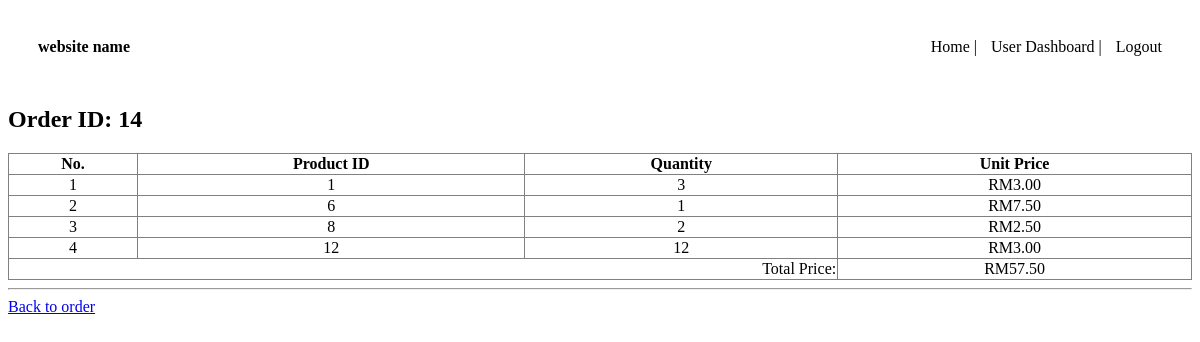
/order_view.php?order_ID=14 (signed in), run on the app's committed database.
### tables this page shows
CREATE TABLE `order_product` (
  `order_product_ID` int(11) NOT NULL,
  `order_ID` int(11) NOT NULL,
  `product_ID` int(11) NOT NULL,
  `quantity` int(11) NOT NULL,
  `unit_price` decimal(10,2) NOT NULL
);

### order_view.php (the view, shortened to what this page needs)
<?php
require("header.php");
$currencySymbol = "RM";
$total_price = 0;
?>
<!DOCTYPE html>
<html>
<head>
</head>
<body>
    <h2>Order ID: <?php echo $_REQUEST['order_ID'] ?></h2>
    <table width="100%" border="1" style="border-collapse:collapse;">
        <thead>
            <tr>
                <th><strong>No.</strong></th>
                <th><strong>Product ID</strong></th>
                <th><strong>Quantity</strong></th>
                <th><strong>Unit Price</strong></th>
            </tr>
        </thead>
        <tbody>
        <?php
            if(isset($_GET['order_ID'])) {
                $count = 1;
                $order_ID = $_GET['order_ID'];
                $sel_query = "SELECT * FROM order_product WHERE order_ID ='". $order_ID . "';";
                $result = mysqli_query($con, $sel_query) or die ( mysqli_error($con));
                while($row = mysqli_fetch_assoc($result)) {
                ?>
                    <tr>
                        <td align="center"><?php echo $count; ?></td>
                        <td align="center"><?php echo $row['order_product_ID']; ?></td>
                        <td align="center"><?php echo $row['quantity']; ?></td>
                        <td align="center"><?php echo $currencySymbol . $row['unit_price']; ?></td>
                    </tr>
                <?php
                    $count++;
                    $total_price += $row['unit_price'] * $row['quantity']; } }?>
        </tbody>
        <tfoot>
            <td colspan  = "3" align="right">Total Price:</td>
            <td colspan = "1" align="center"><?php echo $currencySymbol . number_format($total_price, 2); ?></td>
        </tfoot>
    </table>
    <hr>
    <a href = "order.php">Back to order</a>
</body>
</html>

### data on the page
order_product: order_product_ID "1", quantity "3", unit_price "3.00"
order_product: order_product_ID "6", quantity "1", unit_price "7.50"
order_product: order_product_ID "8", quantity "2", unit_price "2.50"
order_product: order_product_ID "12", quantity "12", unit_price "3.00"

### other printed values
$_REQUEST['order_ID'] "14"
$currencySymbol "RM"
$total_price "57.50"
